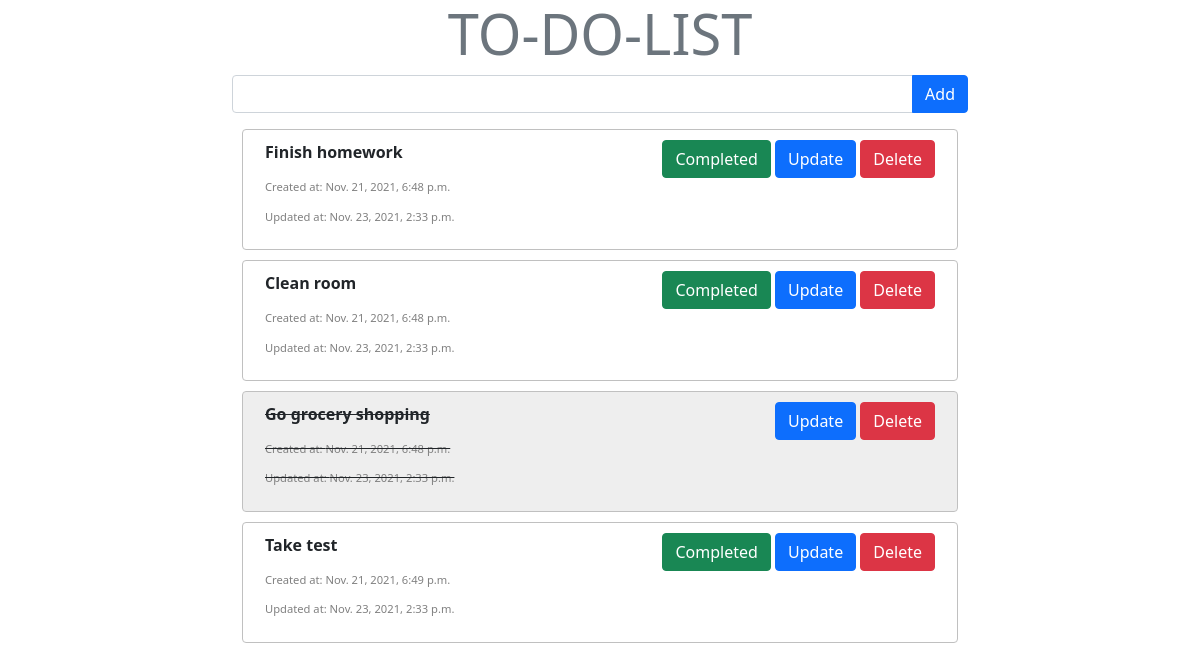
The app's page /, older data.
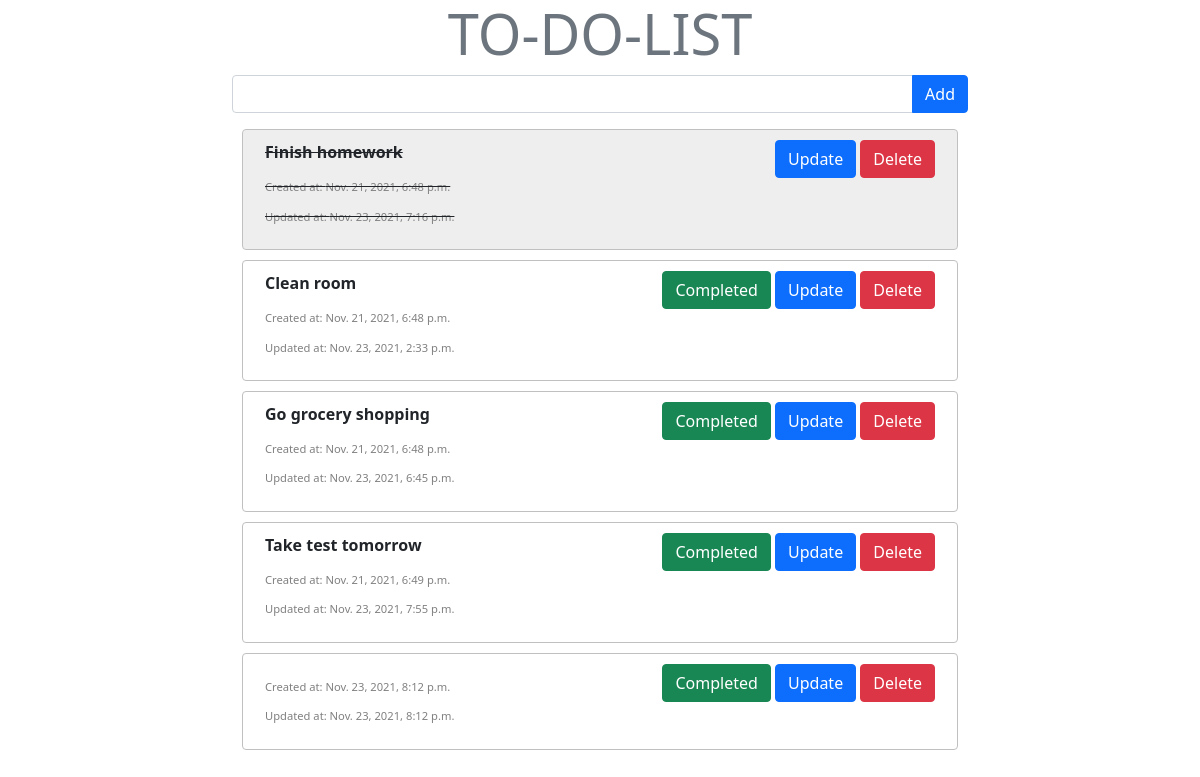
The same page, newer data.
### Todo/models.py (models this page shows, shortened)
class Todo(models.Model):
    task_name = models.CharField(max_length=200)
    created_at = models.DateTimeField(auto_now_add=True, blank=True)
    updated_at = models.DateTimeField(auto_now=True, blank=True)
    completed = models.BooleanField(default=False)

### Todo/views.py (the view)
# urls.py: path('', views.index, name='index'),
def index(request):
    tasks = Todo.objects.all()
    form = TodoForm()
    context = {'tasks': tasks, 'form': form}
    return render(request, 'index.html', context)

### Todo/forms.py
class TodoForm(forms.ModelForm):
    class Meta:
        model = Todo
        fields = '__all__'
        widgets = {
            'task_name': forms.TextInput(attrs={'class': 'form-control'}),
            'completed': forms.CheckboxInput(attrs={'class': 'form-check-input',
                                                    'role': "switch"})
        }

### templates/index.html (shortened to what this page needs)
{% extends 'base.html' %}
{% load static %}
{% block body %}
    <form action="{% url 'addTodo' %}" method="post">
        <div class="input-group mb-3">
            {{ form.task_name }}
            <button class="btn btn-primary" type="submit">Add</button>
        </div>
    </form>
    {% for task in tasks %}
        {% if task.created_at < task.updated_at %}
            {% if task.completed %}
                <div class="row completed task-container" style="background-clip: padding-box">
                    <div class = "col-md-12 col-lg-6" style="text-decoration: line-through; text-align: left;">
                        <p><b>{{ task.task_name }}</b></p>
                        <p><h6 id="created">Created at: {{ task.created_at }}</h6></p>
                        <p><h6 id="created">Updated at: {{ task.updated_at}}</h6></p>
                    </div>
                    <div class = "col-md-12 col-lg-6 text-md-start text-lg-end">
                        <a href="{% url 'update' task.id %}"><button class="btn btn-primary">Update</button></a>
                        <a href="{% url 'delete' task.id %}"><button class="btn btn-danger">Delete</button></a>
                    </div>
                </div>
            {% else %}
                <div class="row not-completed task-container">
                    <div class = "col-md-12 col-lg-6" >
                        <p><b>{{ task.task_name }}</b></p>
                        <p><h6 id="created">Created at: {{ task.created_at }}</h6></p>
                        <p><h6 id="created">Updated at: {{ task.updated_at}}</h6></p>
                    </div>
                    <div class = "col-md-12 col-lg-6 text-md-start text-lg-end">
                        <a class="btn btn-success" href="{% url 'completed' task.id %}">Completed</a>
                        <a class="btn btn-primary" href="{% url 'update' task.id %}">Update</a>
                        <a class="btn btn-danger" href="{% url 'delete' task.id %}">Delete</a>
                    </div>
                </div>
            {% endif %}
        {% endif %}
    {% endfor %}
{% endblock %}

Row changes from the older to the newer data that the page shows:
changed Todo "Finish homework": updated_at "Nov. 23, 2021, 2:33 p.m." → "Nov. 23, 2021, 7:16 p.m."
changed Todo "Go grocery shopping": updated_at "Nov. 23, 2021, 2:33 p.m." → "Nov. 23, 2021, 6:45 p.m."
changed Todo: task_name "Take test" → "Take test tomorrow"; updated_at "Nov. 23, 2021, 2:33 p.m." → "Nov. 23, 2021, 7:55 p.m."
added Todo: created_at "Nov. 23, 2021, 8:12 p.m.", updated_at "Nov. 23, 2021, 8:12 p.m."
